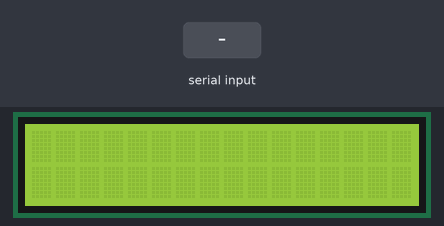
This sketch was run on a simulated Arduino Uno, built with avr-gcc and run on an emulated ATmega328P. Parts: 16×2 character LCD. The inputs (shaded band) are chosen by the test bench.

Above: at 1.2 s.
1.3 s: "1" received over the second serial link
At 2.9 s:
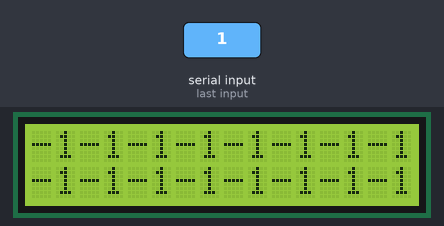
3.1 s: "0" received over the second serial link
At 3.8 s:
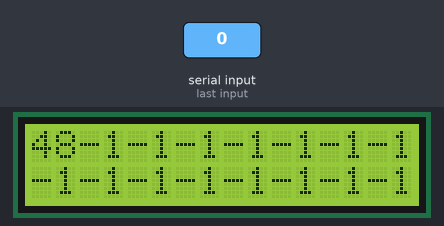
5.5 s: "2" received over the second serial link
At 5.9 s:
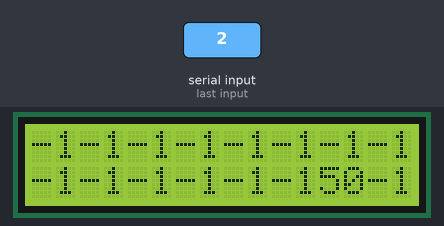
Timing chart, 0 to 8.5 s (numbered marks = the images above; inputs shaded):
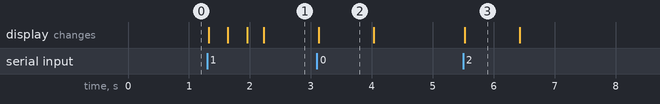

Measured:
- after the input at 1.3 s, the display: first changes at once (image 1 shows a later state)
- after the input at 3.1 s, the display: changes at once (image 2)
- after the input at 5.5 s, the display: changes at once (image 3)
- what the display in image 2 shows lasts 0.9 s, from 3.1 s to 4.0 s

The sketch:

wdfwdfwdfwdf.ino
```cpp
#include <LiquidCrystal.h>
#include <SoftwareSerial.h>

LiquidCrystal lcd(5, 4, 3, 2, 1, 0);

SoftwareSerial mySerial(7, -1); // RX, TX

int x;

void setup() {
  // put your setup code here, to run once:

    lcd.begin(16, 2);
    mySerial.begin(9600);
      while (!mySerial) {
    ; // wait for serial port to connect. Needed for native USB port only
    }

}

void loop() {
  // put your main code here, to run repeatedly:


 if (mySerial.available()) {


  while (1) {

  x = mySerial.read();
  delay(18);
  mySerial.println(x);

  if ( x > 70 ){
    delay (800);
    lcd.clear();
    break;

  }
    lcd.print(x);


  }
}
}
```
